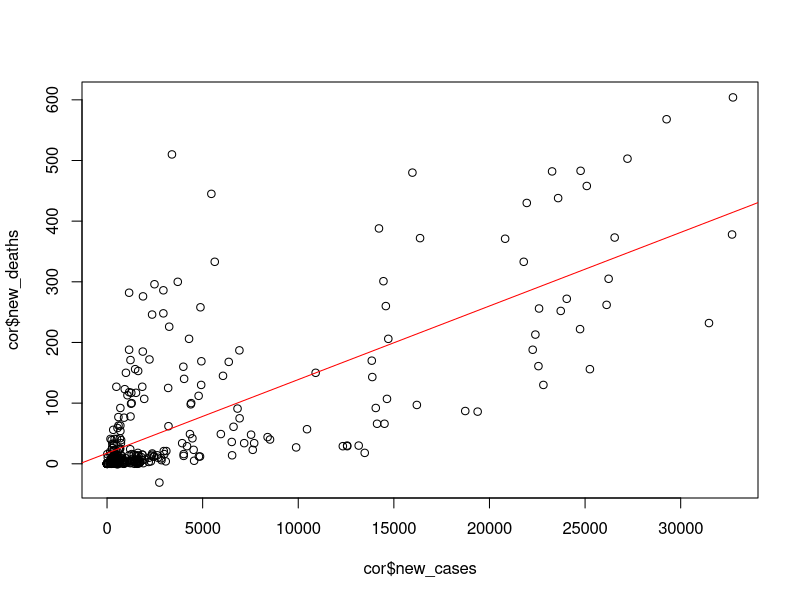

Write R code to recreate this figure.
## ---- chunk 1
    knitr::opts_chunk$set(echo=T, error=T)
## ---- chunk 2
    library(tidyverse)
    library(TeachingDemos)
## ---- chunk 3
corona <- read_csv("corona.csv", col_types = "cciiiiiiidi")
## ---- chunk 4
corona %>% filter(location == "Germany" & month == 10) %>% select(day, new_cases, new_deaths)
## ---- chunk 5
corona %>% group_by(location, month) %>% summarise(newcases = sum(new_cases), newdeaths = sum(new_cases), .groups = "drop")
## ---- chunk 6
corona %>% group_by(month) %>% 
    filter(!is.na(new_cases) | !is.na(new_deaths)) %>% 
    summarise(
        max_cases = max(new_cases), 
        max_death = max(new_deaths), 
        min_cases = min(new_cases), 
        min_deaths = min(new_deaths), 
        mean_cases = mean(new_cases), 
        mean_deaths = mean(new_deaths), 
        median_cases = median(new_cases),
        median_deaths = median(new_deaths),
        .groups = "drop"
    )
## ---- chunk 7

## ---- chunk 8
cor <- corona %>% filter(location == "Germany") 

lin_model <- lm(cor$new_deaths ~ cor$new_cases)
## ---- chunk 9
a <- lin_model$coefficients[1]
b <- lin_model$coefficients[2]

a; b
## ---- chunk 10
plot(cor$new_deaths ~ cor$new_cases)
abline(lin_model, col="red")
## ---- chunk 11
cor(lin_model$model)

cor(lin_model$model) ** 2
## ---- chunk 12
a + b * 20000
## ---- chunk 13
read.csv("corona_march_2020.csv") %>% 
    pivot_longer(X1:X31, 
                 names_to = "day", 
                 values_to = "temp", 
                 names_prefix = "X") %>% 
    separate("temp", 
             into=c("new_cases", "new_deaths"), 
             sep="/")
## ---- chunk 14
n <- 100
days <- tibble(day = c("friday", "saturday", "sunday"), prob = c(0.4, 0.5, 0.1))
## ---- chunk 15
1 - pbinom(40, n, days$prob[2])
## ---- chunk 16
dmultinom(c(30, 50, 20), prob= days$prob)
## ---- chunk 17
dgeom(19, days$prob[3])
## ---- chunk 18
tibble(
        n=1:2000,
        prob=pbinom(80, size = n, prob = 0.5)
    ) %>% 
    filter(prob <= 0.9) %>% 
    head(1)
## ---- chunk 19
snack <- tibble(food = c("sausage", "hamburger", "chips", "sandwich"), 
                price = c(3, 4, 2, 2.5), 
                prob = c(0.2, 0.4, 0.25, 0.15))
## ---- chunk 20
n <- 100
exp <- sum(snack$price * snack$prob)
exp2 <- sum(snack$price**2 * snack$prob)

var <- exp2 - exp**2

mean100 <- n * exp
sd100 <- sqrt(var * n)

1-pnorm(300, mean = mean100, sd = sd100)
## ---- chunk 21
qnorm(0.95, mean=mean100, sd = sd100)
## ---- chunk 22
sample <- c(0.92,0.83,0.81,0.70,0.88,0.73,1.05,0.91,0.83,0.67,0.94,0.90,0.91,
0.83,0.84,0.96,0.87,0.91,0.98,0.84,0.88,0.76,0.99,0.89,0.82)

sd <- 0.2
sample.sd <- sd(sample)
sample.mean <- mean(sample)
n <- length(sample)
## ---- chunk 23
alpha <- 0.01

test <- z.test(x = sample, stdev = sd, alternative = "two.sided", conf.level = 1-alpha)
test$conf.int
## ---- chunk 24
test$conf.int[2] - test$conf.int[1]
## ---- chunk 25
length <- 0.15
## ---- chunk 26
ceiling(((2*qnorm(1-alpha/2)*sd) / length)**2)
## ---- chunk 27
2*(1-pnorm((length * sqrt(n))/(2*sd)))
## ---- chunk 28
mu0 <- 0.9
alpha <- 0.05

L <- qt(1-alpha, n-1)
t <- (sample.mean - mu0) / ((sample.sd) / sqrt(n))

t > L
## ---- chunk 29
sample <- c(98.32,97.26,99.85,99.52,95.73,95.56,100.49,98.19,95.16,98.26,
96.46,100.23,99.76,98.58,97.43)
## ---- chunk 30
alpha <- 0.05

t.test(x = sample, mu = 100, alternative = "two.sided", conf.level = 1-alpha)$p.value
## ---- chunk 31
sample2 <- c(100.14,100.05,96.51,98.70,98.22,101.06,103.55,100.16,100.60, 102.85,103.15,100.66,102.52,102.09,100.84)
## ---- chunk 32
alpha <- 0.1

test <- var.test(x = sample, y = sample2, alternative = "two.sided", conf.level = 1-alpha)
test$statistic < test$conf.int[1] | test$statistic > test$conf.int[2]
test$p.value < alpha
## ---- chunk 33
alpha <- 0.05

test <- t.test(x = sample, y = sample2, alternative = "less", paired = F, var.equal = T, conf.level = 1-alpha)
test$statistic < test$conf.int[2]
test$p.value
test$p.value < alpha
